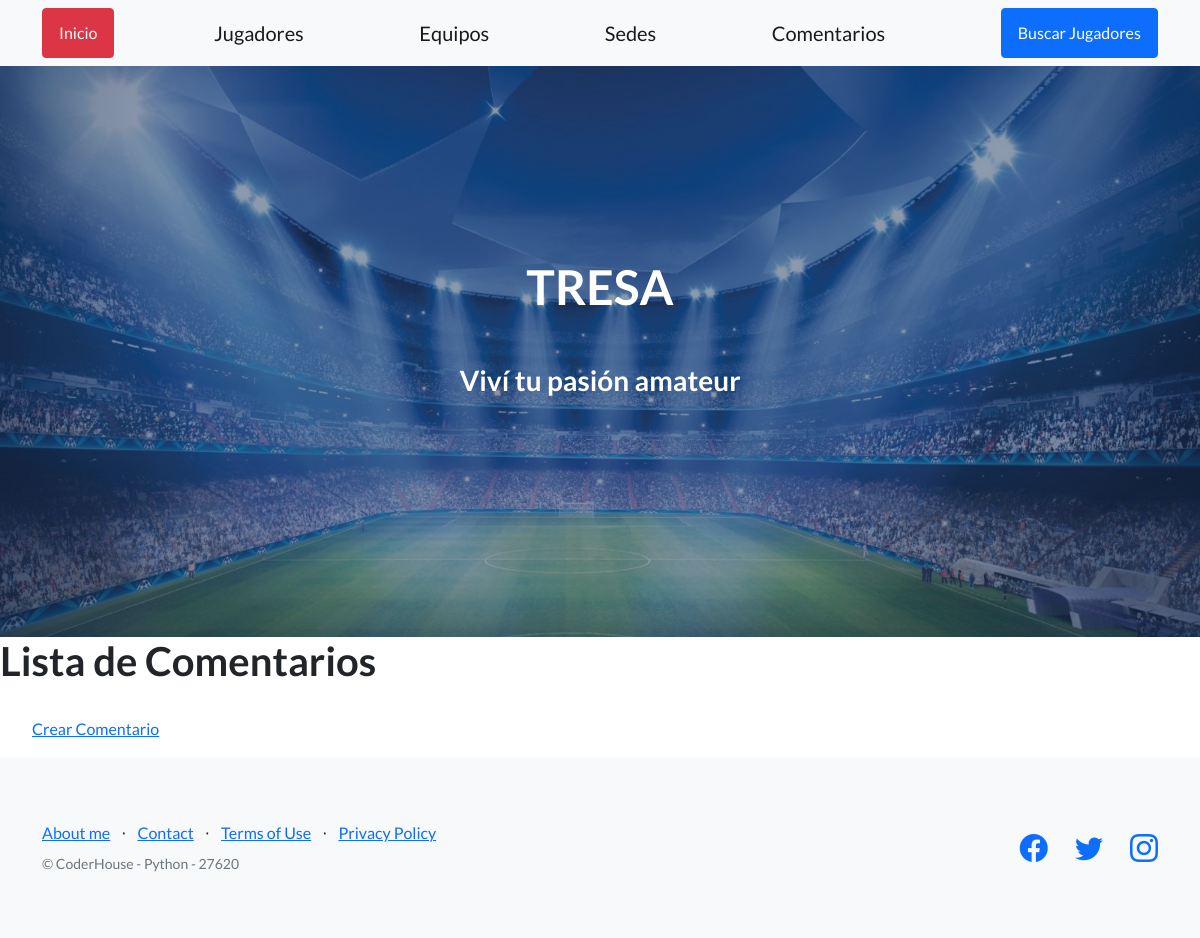
The page /torneo/comentarios/lista/ on the database as committed earlier.
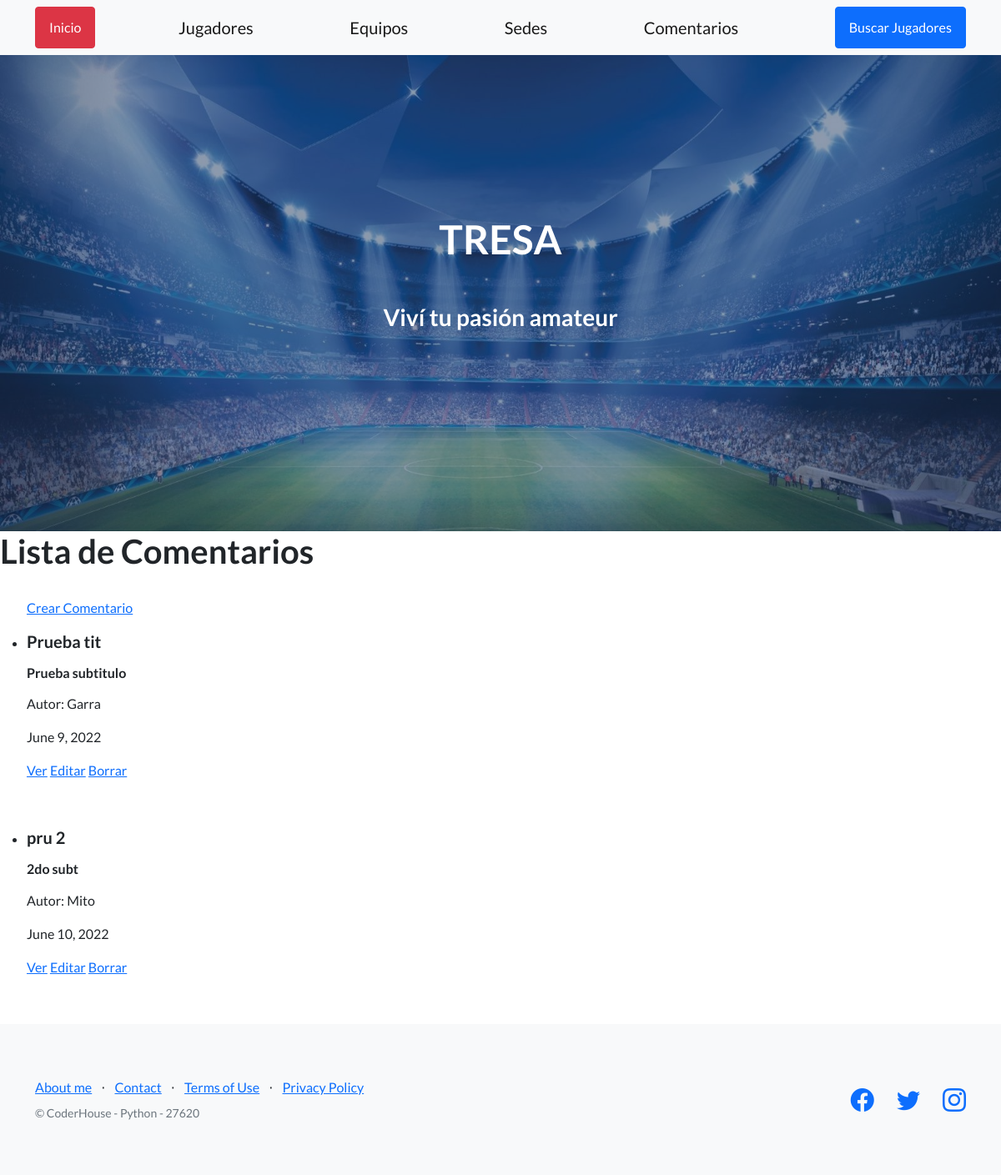
The same page on the database as committed later.
### torneo/models.py (models this page shows)
class Comentario(models.Model):
    titulo = models.CharField(max_length=40)
    subtitulo = models.CharField(max_length=200)
    cuerpo = models.CharField(max_length=1000)
    autor = models.CharField(max_length=40)
    fecha = models.DateField()
    imagen = models.ImageField()

### torneo/views.py (the view)
# urls.py: path('comentarios/lista/', ComentarioList.as_view(),name='List'),
class ComentarioList (ListView):
    model = Comentario
    template_name = 'torneo/comentarioslista.html'

### torneo/templates/torneo/comentarioslista.html
{% extends 'torneo/padre.html' %}
{% load static %}
{% block contenidoQueCambia %}
<h1>Lista de Comentarios</h1>
<br>
<ul>
    <a href="{% url 'New' %}">Crear Comentario</a>
    {% for comentario in object_list %}
        <li>
            <p><h5>{{ comentario.titulo }}</h5></p>
            <p><h6>{{ comentario.subtitulo }}</h6></p>
            <p>Autor: {{ comentario.autor }}</p>
            <p>{{ comentario.fecha }}</p>
            <p>
                <a href="{% url 'Detail' comentario.id %}">Ver</a>
                <a href="{% url 'Edit' comentario.id %}">Editar</a>
                <a href="{% url 'Delete' comentario.id %}">Borrar</a>
            </p>
            <br>
        </li>
    {% endfor %}
</ul>
{% endblock %}

Rows that differ between the two databases and show on the page:
added Comentario: titulo "Prueba tit", subtitulo "Prueba subtitulo", autor "Garra", fecha "June 9, 2022"
added Comentario: titulo "pru 2", subtitulo "2do subt", autor "Mito", fecha "June 10, 2022"
